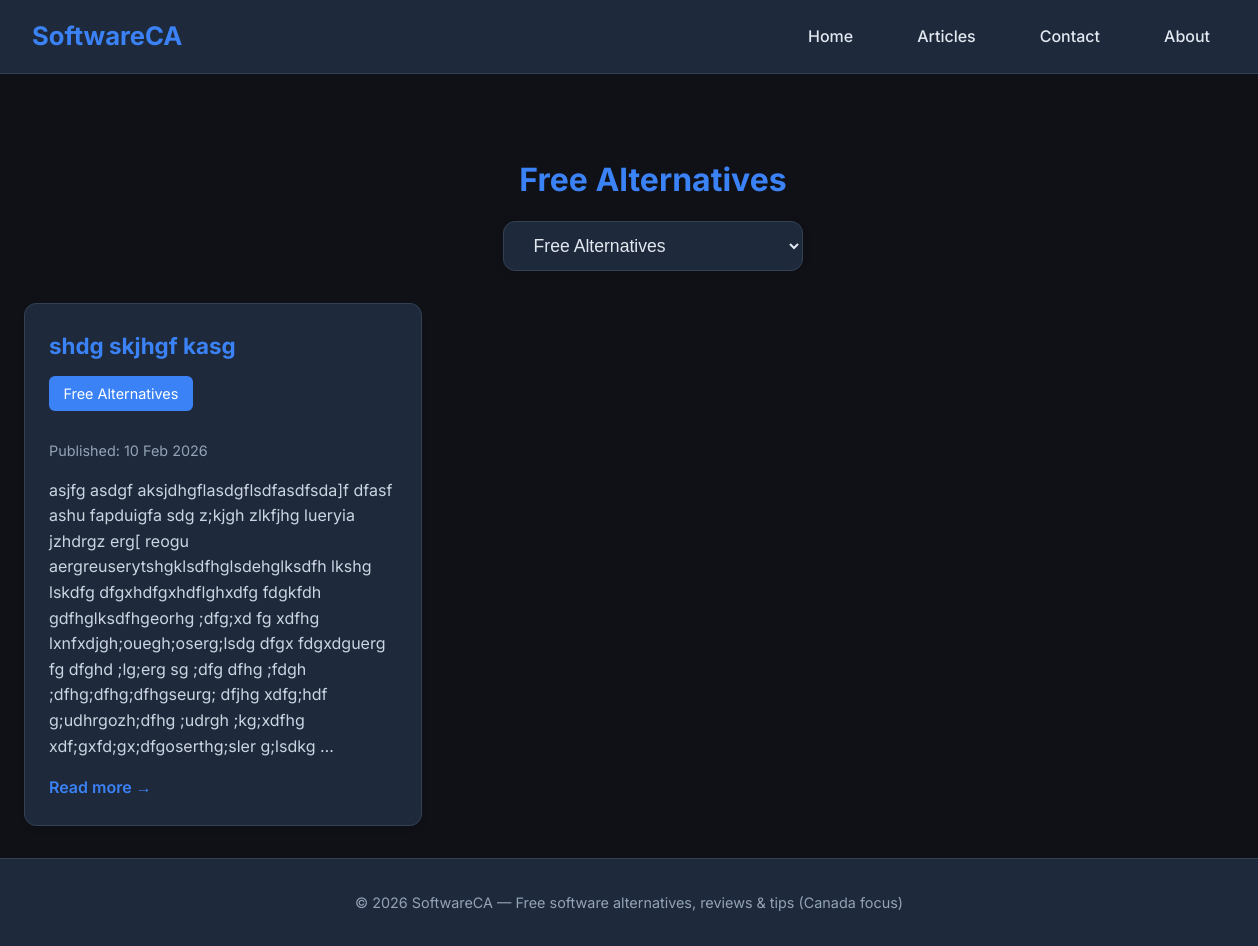
Page /category/free-alternatives/ on the committed database.
### content/models.py (models this page shows, shortened)
class Category(models.Model):
    name = models.CharField(max_length=100, unique=True)
    slug = models.SlugField(max_length=100, unique=True, blank=True)
    description = models.TextField(blank=True)
    class Meta:
        verbose_name_plural = "categories"
        ordering = ['name']

class Article(models.Model):
    title = models.CharField(max_length=200)
    slug = models.SlugField(max_length=200, unique=True, blank=True)
    content = RichTextField()
    pub_date = models.DateTimeField(default=timezone.now)
    updated_at = models.DateTimeField(auto_now=True)
    is_published = models.BooleanField(default=True)
    category = models.ForeignKey(
        Category,
        on_delete=models.SET_NULL,
        null=True,
        blank=True,
        related_name='articles'
    )
    class Meta:
        ordering = ['-pub_date']  # newest first

### content/views.py (the view)
# urls.py: path('category/<slug:slug>/', category_detail, name='category_detail'),
def category_detail(request, slug):
    category = get_object_or_404(Category, slug=slug)
    articles = Article.objects.filter(
        is_published=True,
        category=category
    ).order_by('-pub_date')
    categories = Category.objects.all()
    context = {
        'category': category,
        'articles': articles,
        'categories': categories,
        'selected_category': slug,
    }
    return render(request, 'category_detail.html', context)

### templates/category_detail.html (shortened to what this page needs)
{% extends 'base.html' %}
{% block content %}
    <div style="text-align: center; margin: 3rem 0 2rem;">
        <h1 style="margin-bottom: 1rem; color: var(--accent);">
            {{ category.name }}
        </h1>
        <form method="get">
            <select name="category" onchange="this.form.submit()"
                    style="padding: 0.8rem 1.6rem; font-size: 1.1rem; border-radius: 12px; border: 1px solid var(--border); background: var(--card); color: var(--text); cursor: pointer; min-width: 300px; box-shadow: 0 2px 8px rgba(0,0,0,0.15);">
                {% for cat in categories %}
                    <option value="{{ cat.slug }}" {% if selected_category == cat.slug %}selected{% endif %}>
                        {{ cat.name }}
                    </option>
                {% endfor %}
            </select>
        </form>
    </div>
    <div class="articles">
        {% for article in articles %}
            <div class="article-card">
                <div class="article-content">
                    <h2 class="article-title">{{ article.title }}</h2>
                    <span style="background: var(--accent); color: white; padding: 0.4rem 0.9rem; border-radius: 6px; font-size: 0.9rem; display: inline-block; margin-bottom: 0.8rem;">
                        {{ category.name }}
                    </span>
                    <p class="article-date">Published: {{ article.pub_date|date:"d M Y" }}</p>
                    <p class="article-excerpt">{{ article.content|striptags|truncatewords:40 }}</p>
                    <a href="{% url 'article_detail' slug=article.slug %}" class="read-more">Read more →</a>
                </div>
            </div>
        {% empty %}
            <p style="grid-column: 1 / -1; text-align: center; color: #94a3b8; font-size: 1.1rem;">
                No articles in {{ category.name }} yet — check back soon!
            </p>
        {% endfor %}
    </div>
{% endblock %}

### templates/base.html (style rules this page uses)
:root { --bg: #0f1117; --text: #e2e8f0; --accent: #3b82f6; --card: #1e293b; --border: #334155; }
body { margin: 0; font-family: 'Inter', system-ui, sans-serif; background: var(--bg); color: var(--text); line-height: 1.6; min-height: 100vh; display: flex; flex-direction: column; }
.articles { display: grid; grid-template-columns: repeat(auto-fill, minmax(380px, 1fr)); gap: 2rem; }
.article-card { background: var(--card); border-radius: 12px; overflow: hidden; border: 1px solid var(--border); transition: all 0.3s ease; box-shadow: 0 4px 6px -1px rgba(0,0,0,0.1); }
.article-content { padding: 1.5rem; }
.article-title { margin: 0 0 0.75rem; font-size: 1.4rem; color: var(--accent); }
.article-date { color: #94a3b8; font-size: 0.9rem; margin-bottom: 1rem; }
.article-excerpt { color: #cbd5e1; margin-bottom: 1rem; }
.read-more { color: var(--accent); text-decoration: none; font-weight: 600; }

### rows in the picture
Category: name "Free Alternatives"
Article: title "shdg skjhgf kasg", pub_date "10 Feb 2026", content "asjfg asdgf aksjdhgflasdgflsdfasdfsda]f dfasf ashu fapduigfa sdg z;kjgh zlkfjhg lueryia jzhdrgz erg[ reogu aergreuserytshgklsdfhglsdehglksdfh lkshg lskdfg dfgxhdfgxhdflghxdfg fdgkfdh gdfhglksdfhgeorhg ;dfg;xd fg xdfhg lxnfxdjgh;ouegh;oserg;lsdg dfgx fdgxdguerg fg dfghd ;lg;erg sg ;dfg dfhg ;fdgh ;dfhg;dfhg;dfhgseurg; dfjhg xdfg;hdf g;udhrgozh;dfhg ;udrgh ;kg;xdfhg xdf;gxfd;gx;dfgoserthg;sler g;lsdkg …"

### other values in the picture
form field category "Free Alternatives"
